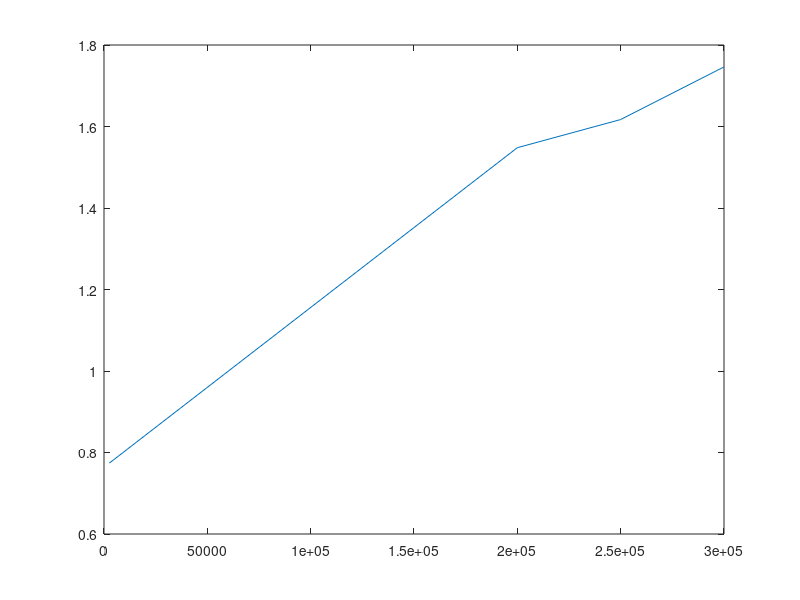

The MATLAB script that drew this image:
%record_number = [38 130 628 834 1567 2593 19995 249941];
%search_time = [0.768 0.781 0.794 0.78 0.813 0.774 1.548 1.604];
record_number = [2593 199995 249941 299925];
search_time = [0.774 1.548 1.617 1.746];

predicted_record_number = 500000;
predicted_search_time = interp1(record_number, search_time, predicted_record_number, 'spline', 'extrap');
format;
disp(predicted_search_time);
plot(record_number, search_time);